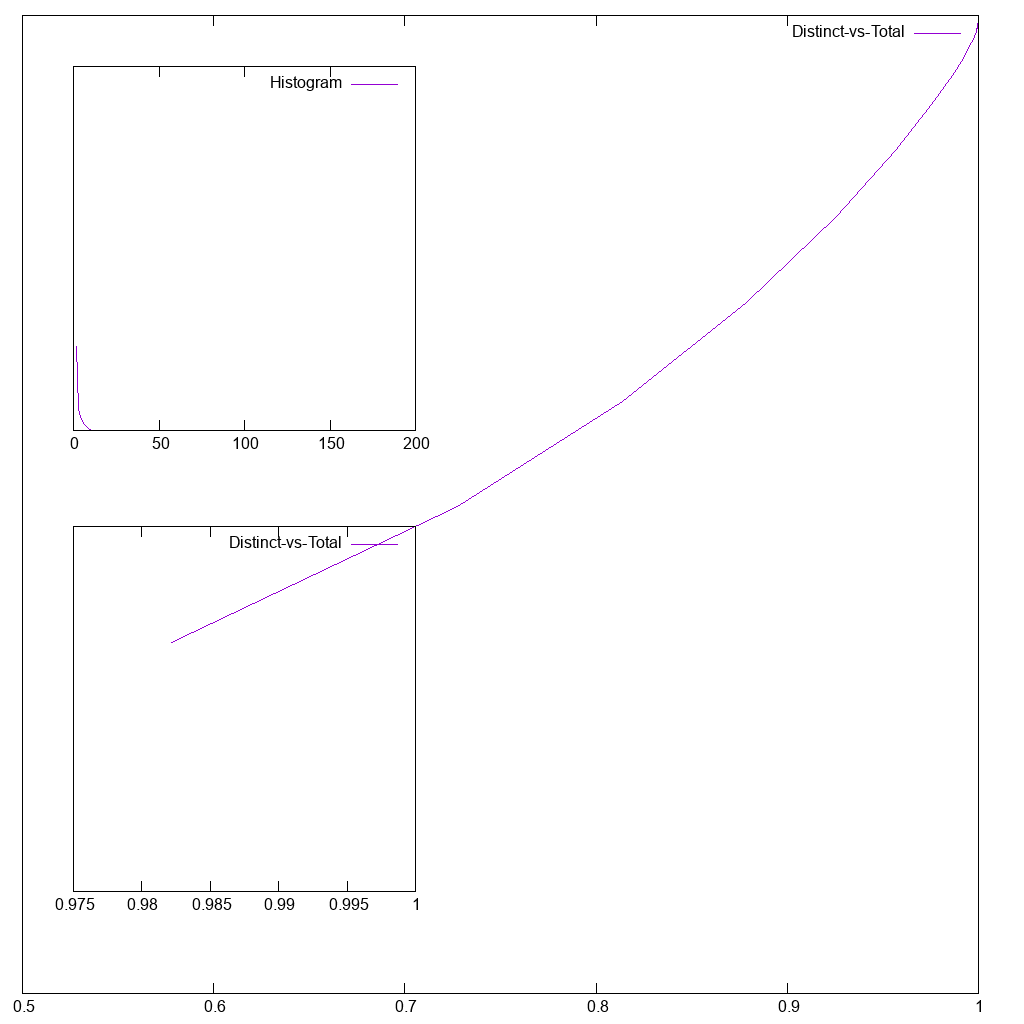

Generate this figure with gnuplot:

unset multiplot

set terminal png size 1024,1024
set output 'ecoli.ms16.histogram.png'

set multiplot

#  Distinct-vs-total full size plot

set origin 0.0,0.0
set size   1.0,1.0

set xrange [0.5:1.0]
set yrange [0.0:1.0]

unset ytics
set y2tics 0.1

plot [0.5:1.0] 'ecoli.ms16.histogram' using 3:4 with lines title 'Distinct-vs-Total'

#  Distinct-vs-total zoom in lower left corner

set origin 0.05,0.10
set size   0.40,0.40

set xrange [0.975:1.0]
set yrange [0.4:0.80]

unset ytics
set y2tics 0.1

plot [0.975:1.0] 'ecoli.ms16.histogram' using 3:4 with lines title 'Distinct-vs-Total'

#  Histogram in upper left corner

set origin 0.05,0.55
set size   0.40,0.40

set xrange [0:200]
set yrange [0:30000000]

unset ytics
set y2tics 10e6
unset mytics

plot [0:200] 'ecoli.ms16.histogram' using 1:2 with lines title 'Histogram'
